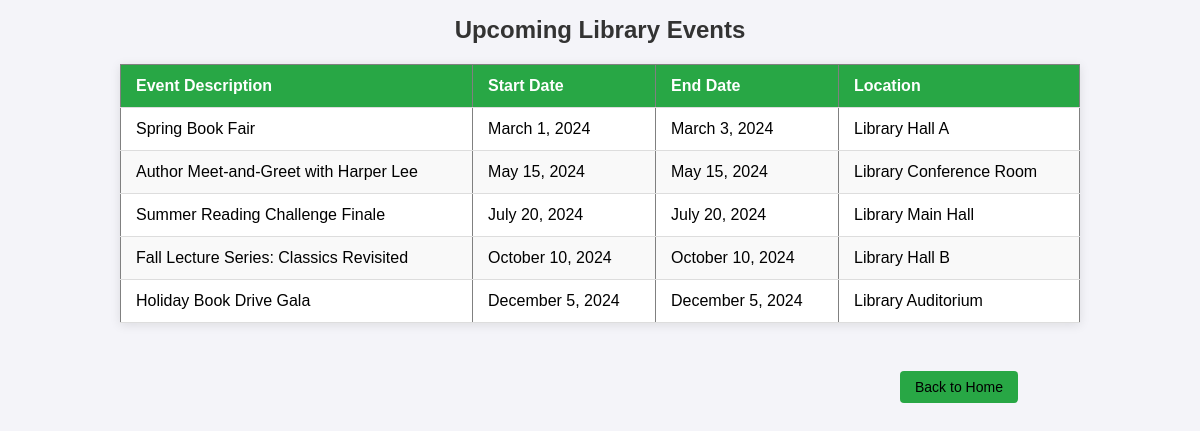
Screenshot of /events.php with the database file from the repository.
### tables this page shows
CREATE TABLE events ( 
    EventID INT AUTO_INCREMENT PRIMARY KEY, 
    StartDate DATE, 
    EndDate DATE, 
    Location VARCHAR(255), 
    Description VARCHAR(255) 
);

### events.php (the view, shortened to what this page needs)
<?php
$hostname = 'localhost';
$username = 'root';
$password = '';
$dbname = 'library_management_system';
$conn = new mysqli($hostname, $username, $password, $dbname);
$sql="SELECT EventID, StartDate, EndDate, Location, Description FROM events ORDER BY StartDate ASC";
$result=$conn->query($sql);
?>
<!DOCTYPE html>
<html>
<head>
    <link rel="stylesheet" href="styles/events.css">
</head>
<body>
    <h1>Upcoming Library Events</h1>
    <?php
    if ($result->num_rows==0){
        echo "<p>No upcoming events at the moment.</p>";
    }
    else{ ?>
        <table border="1">
            <thead>
                <tr>
                    <th>Event Description</th>
                    <th>Start Date</th>
                    <th>End Date</th>
                    <th>Location</th>
            </thead>
            <tbody>
                <?php while ($event=$result->fetch_assoc()):?>
                    <td><?php echo htmlspecialchars($event["Description"]); ?></td>
                    <td><?php echo htmlspecialchars(date("F j, Y", strtotime($event["StartDate"]))); ?></td>
                    <td><?php echo htmlspecialchars(date("F j, Y", strtotime($event["EndDate"]))); ?></td>
                    <td><?php echo htmlspecialchars($event["Location"]); ?></td>
                <?php endwhile; ?>
            </tbody>
        </table>
    <?php }; ?>
    <br>
    <button class="home-button" onclick="window.location.href='index.php';">Back to Home</button>
</body>
</html>

### styles/events.css (style rules this page uses)
body { font-family: Arial, sans-serif; background-color: #f4f4f9; margin: 0; padding: 0; }
h1 { color: #333; font-size: 24px; margin-bottom: 20px; text-align: center; }
table { width: 80%; margin: 20px auto; border-collapse: collapse; background-color: white; box-shadow: 0 2px 10px rgba(0, 0, 0, 0.1); }
thead { background-color: #28a745; color: white; font-size: 16px; }
th, td { padding: 12px 15px; text-align: left; border-bottom: 1px solid #ddd; }
button { background-color: #28a745; padding: 8px 15px; font-size: 14px; border: none; border-radius: 4px; cursor: pointer; margin: 10px 0; }
.home-button { margin-left:900px; }

### rows the page displays
events: Description "Spring Book Fair", StartDate "March 1, 2024", EndDate "March 3, 2024", Location "Library Hall A"
events: Description "Author Meet-and-Greet with Harper Lee", StartDate "May 15, 2024", EndDate "May 15, 2024", Location "Library Conference Room"
events: Description "Summer Reading Challenge Finale", StartDate "July 20, 2024", EndDate "July 20, 2024", Location "Library Main Hall"
events: Description "Fall Lecture Series: Classics Revisited", StartDate "October 10, 2024", EndDate "October 10, 2024", Location "Library Hall B"
events: Description "Holiday Book Drive Gala", StartDate "December 5, 2024", EndDate "December 5, 2024", Location "Library Auditorium"
